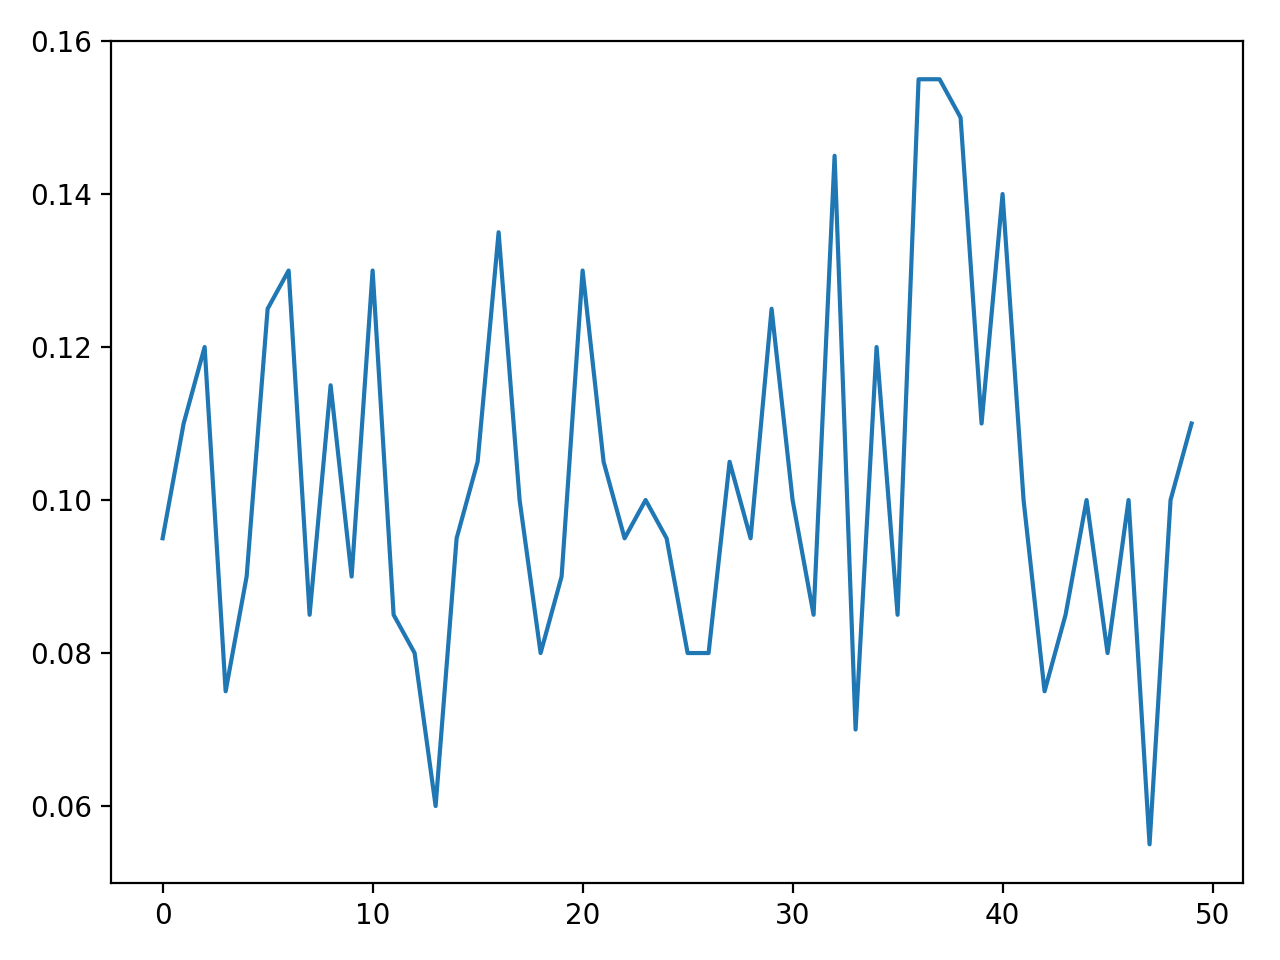

Here is the Python script that generated this plot:
#!/usr/bin/python3
# -*- coding:utf-8 -*-
import tensorflow as tf
from tensorflow.examples.tutorials.mnist import input_data
import time
import matplotlib
matplotlib.use('TkAgg')
import  matplotlib.pyplot as plt

"""****************************** 常用API介绍 *************************************"""
"""

    tf.truncated_normal(shape, mean=0.0, stddev=1.0, dtype=tf.float32,
                        seed=None, name=None)
    从截断的正态分布中输出随机值。生成的值服从具有指定平均值和标准偏差的正态分布，
    如果生成的值大于平均值2个标准偏差的值则丢弃重新选择。
    shape: 一维的张量，也是输出的张量。
    mean: 正态分布的均值。 
    stddev: 正态分布的标准差。
    dtype: 输出的类型。
    seed: 一个整数，当设置之后，每次生成的随机数都一样。
    name: 操作的名字
"""

"""
tf.random_normal(shape, mean=0.0, stddev=1.0, dtype=tf.float32, seed=None, name=None)

从正态分布中输出随机值。
参数:
    shape: 一维的张量，也是输出的张量。
    mean: 正态分布的均值。
    stddev: 正态分布的标准差。
    dtype: 输出的类型。
    seed: 一个整数，当设置之后，每次生成的随机数都一样。
    name: 操作的名字。

"""

"""
tf.random_uniform(shape,minval=0,maxval=None,dtype=tf.float32,seed=None,name=None) 
均匀分布随机数，范围为[minval,maxval]
"""


"""
tf.constant(value, dtype=None, shape=None, name=’Const’) 
    创建一个常量tensor，按照给出value来赋值，可以用shape来指定其形状。
    value可以是一个数，也可以是一个list。 如果是一个数，那么这个常亮中
    所有值的按该数来赋值。 如果是list,那么len(value)一定要小于等于shape
    展开后的长度。赋值时，先将value中的值逐个存入。不够的部分，则全部存
    入value的最后一个值。
"""

"""
tf.reshape
tf.reshape(tensor, shape, name=None) 
顾名思义，就是将tensor按照新的shape重新排列。一般来说，shape有三种用法： 
如果 shape=[-1], 表示要将tensor展开成一个list 
如果 shape=[a,b,c,…] 其中每个a,b,c,..均>0，那么就是常规用法 
如果 shape=[a,-1,c,…] 此时b=-1，a,c,..依然>0。这表示tf会根据tensor的原尺寸，自动计算b的值。 
"""


"""
tf.nn.dropout
dropout(x, keep_prob, noise_shape=None, seed=None, name=None) 
按概率来将x中的一些元素值置零，并将其他的值放大。用于进行dropout操作，
一定程度上可以防止过拟合 .x是一个张量，而keep_prob是一个（0,1]之间的值。
x中的各个元素清零的概率互相独立，为1-keep_prob,而没有清零的元素，则会统
一乘以1/keep_prob, 目的是为了保持x的整体期望值不变。

"""

"""
tf.nn.conv2d (input, filter, strides, padding, use_cudnn_on_gpu=None, 
                                    data_format=None, name=None)

input :  输入的要做卷积的图片，要求为一个张量，shape为 [ batch, in_height, in_weight, in_channel ]，
         其中batch为图片的数量，in_height 为图片高度，in_weight 为图片宽度，in_channel 为图片的通道数，
         灰度图该值为1，彩色图为3。（也可以用其它值，但是具体含义不是很理解）
filter： 卷积核，要求也是一个张量，shape为 [ filter_height, filter_weight, in_channel, out_channels ]，
         其中 filter_height 为卷积核高度，filter_weight 为卷积核宽度，in_channel 是图像通道数 ，和 input 
         的 in_channel 要保持一致，out_channel 是卷积核数量。
strides：卷积时在图像每一维的步长，这是一个一维的向量，[ 1, strides, strides, 1]，第一位和最后一位固定必须是1
padding：string类型，值为“SAME” 和 “VALID”，表示的是卷积的形式，是否考虑边界。"SAME"是考虑边界，不足的时候用0
         去填充周围，"VALID"则不考虑
use_cudnn_on_gpu：bool类型，是否使用cudnn加速，默认为true

"""

"""
tf.argmax(input, axis=None, name=None, dimension=None) 
对矩阵按行或列计算最大值 所在的下标
四个参数： 
1.input：输入值 
2.axis：可选值0表示按列，1表示按行求最大值 
3.name 
4.默认使用axis即可

举例：
test = np.array([[1, 2, 3], [2, 3, 4], [5, 4, 3], [8, 7, 2]])
np.argmax(test, 0)　　　＃输出：array([3, 3, 1]
np.argmax(test, 1)　　　＃输出：array([2, 2, 0, 0]

"""


"""*******************************************************************"""




"""
初始化卷积核变量的初始值。
从截断的正态分布中输出随机值。生成的值服从具有指定
平均值和标准偏差的正态分布，如果生成的值大于平均值
2个标准偏差的值则丢弃重新选择。这里正太分布的标准差为0.1。

"""
def weight_variable(shape):
    initial = tf.truncated_normal(shape,stddev=0.1)
    variable = tf.Variable(initial)
    return variable


"""
初始化单个卷积核上的偏置值
"""
def bias_varible(shape):
    initial = tf.constant(0.1,shape=shape) #所有的偏置值初始化为0.1
    varible=tf.Variable(initial)
    return varible


def conv2d(x,W):
    return tf.nn.conv2d(x,W,strides=[1,1,1,1],padding="SAME")



def max_pool_2x2(x):
    return tf.nn.max_pool(x,ksize=[1,2,2,1],strides=[1,2,2,1],padding='SAME')



def model_LeNet(x_image,y_):
    """
    LeNet模型
    :return: 
    """
    """ 卷积层1"""
    filter1 = weight_variable([5,5,1,32]) #第一层卷积核
    bias1 = bias_varible([32]) #第一层输出误差
    conv1 = conv2d(x_image,filter1) #第一次卷积运算
    h_conv1 = tf.nn.relu(conv1 + bias1)
    maxPool2 = max_pool_2x2(h_conv1)

    "卷积层2"
    filter2 = weight_variable([5,5,32,64])
    bias2 = bias_varible([64])
    conv2 = conv2d(maxPool2,filter2) #第二次卷积运算
    h_conv2 = tf.nn.relu(conv2 + bias2)
    maxPool3 = max_pool_2x2(h_conv2)

    # "卷积层3"
    # filter3 = weight_variable([5,5,16,120])
    # bias3 = bias_varible([120])#第三层输出误差/偏置值
    # conv3 = conv2d(maxPool3,filter3) #卷积运算
    # h_conv3 = tf.nn.relu(conv3 + bias3)

    """ 全连接层"""
    """9 输出层1"""
    W_fc1 = weight_variable([7*7*64,1024]) #权值参数
    b_fc1= bias_varible([1024]) #偏置值

    h_pool2_flat = tf.reshape(maxPool3,[-1,7*7*64]) #将卷积输出展开

    h_fc1 = tf.nn.relu(tf.matmul(h_pool2_flat,W_fc1) + b_fc1) #神经网络运算 并添加sigmoid激活函数


    """10 输出层2"""
    W_fc2 = weight_variable([1024,10]) #权值参数
    b_fc2= bias_varible([10]) #偏置值

    y_conv = tf.nn.softmax(tf.matmul(h_fc1,W_fc2) + b_fc2); print('y_conv:',y_conv) #使用sofrmax进行多分类

    """损失函数"""
    cross_entropy = -tf.reduce_sum(y_ * tf.log(y_conv))  #损失函数/熵

    """训练模型"""
    train_step = tf.train.GradientDescentOptimizer(0.0001).minimize(cross_entropy) #使用梯度下降算法对模型进行训练

    return y_conv,train_step



def test_accuracy(y_,y_conv):

    correct_prediction = tf.equal(tf.argmax(y_conv, 1), tf.argmax(y_, 1))
    accuracy = tf.reduce_mean(tf.cast(correct_prediction, "float"))
    return accuracy


def main():
    x = tf.placeholder('float', [None, 784])
    x_image = tf.reshape(x, [-1, 28, 28, 1])
    y_ = tf.placeholder('float', [None, 10])

    y_conv,train_step = model_LeNet(x_image,y_)
    accuracy = test_accuracy(y_,y_conv)

    sess = tf.InteractiveSession()
    sess.run(tf.global_variables_initializer())

    mnist_data_set = input_data.read_data_sets("MNIST_data/",one_hot=True)

    c = []
    start_time = time.time();print('start_time:',start_time)
    for i in range(100):
        batch_xs,batch_ys = mnist_data_set.train.next_batch(200)

        if i % 2 == 0 :
            train_accuracy = accuracy.eval(feed_dict={x:batch_xs,y_:batch_ys})
            print("step %d,training accuracy %g"%(i,train_accuracy))
            c.append(train_accuracy)
            #计算时间间隔
            end_time = time.time()
            print('time:',(end_time-start_time))
            start_time = end_time

        #训练数据
        train_step.run(feed_dict={x:batch_xs,y_:batch_ys})

    sess.close()
    plt.plot(c)
    plt.tight_layout()
    plt.savefig('LeNet3-png.png',dpi=200)

if __name__ == '__main__':
     main()